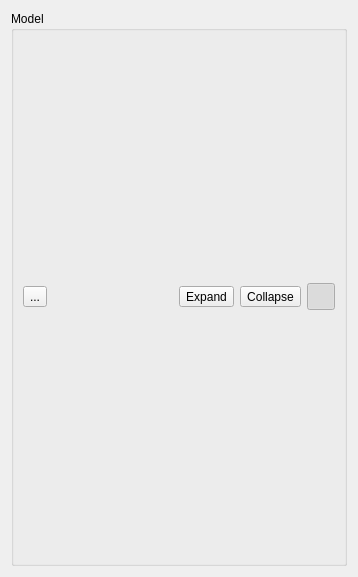
<?xml version="1.0" encoding="UTF-8"?>
<ui version="4.0">
 <class>ModelManagerView</class>
 <widget class="QWidget" name="ModelManagerView">
  <property name="geometry">
   <rect>
    <x>0</x>
    <y>0</y>
    <width>358</width>
    <height>577</height>
   </rect>
  </property>
  <property name="windowTitle">
   <string>Form</string>
  </property>
  <layout class="QVBoxLayout" name="verticalLayout_2">
   <item>
    <widget class="QGroupBox" name="modelCmdGroup">
     <property name="sizePolicy">
      <sizepolicy hsizetype="Preferred" vsizetype="Preferred">
       <horstretch>0</horstretch>
       <verstretch>0</verstretch>
      </sizepolicy>
     </property>
     <property name="title">
      <string>Model</string>
     </property>
     <property name="flat">
      <bool>true</bool>
     </property>
     <layout class="QVBoxLayout" name="verticalLayout">
      <item>
       <layout class="QHBoxLayout" name="horizontalLayout">
        <item>
         <widget class="QToolButton" name="modelPropertiesCmd">
          <property name="toolTip">
           <string>Model properties</string>
          </property>
          <property name="statusTip">
           <string>Display current model properties</string>
          </property>
          <property name="text">
           <string>...</string>
          </property>
          <property name="icon">
           <iconset resource="glc_player.qrc">
            <normaloff>:/images/ModelProperties.png</normaloff>:/images/ModelProperties.png</iconset>
          </property>
          <property name="iconSize">
           <size>
            <width>20</width>
            <height>20</height>
           </size>
          </property>
         </widget>
        </item>
        <item>
         <spacer name="horizontalSpacer">
          <property name="orientation">
           <enum>Qt::Horizontal</enum>
          </property>
          <property name="sizeHint" stdset="0">
           <size>
            <width>40</width>
            <height>20</height>
           </size>
          </property>
         </spacer>
        </item>
        <item>
         <widget class="QToolButton" name="expandCmd">
          <property name="toolTip">
           <string>Expand selected node</string>
          </property>
          <property name="statusTip">
           <string>Expand selected node</string>
          </property>
          <property name="text">
           <string>Expand</string>
          </property>
         </widget>
        </item>
        <item>
         <widget class="QToolButton" name="collapseCmd">
          <property name="toolTip">
           <string>Collapse selected node</string>
          </property>
          <property name="statusTip">
           <string>Collapse selected node</string>
          </property>
          <property name="text">
           <string>Collapse</string>
          </property>
          <property name="iconSize">
           <size>
            <width>20</width>
            <height>20</height>
           </size>
          </property>
         </widget>
        </item>
        <item>
         <widget class="QToolButton" name="synchroCmd">
          <property name="toolTip">
           <string>Activate / deactivate synchronisation</string>
          </property>
          <property name="statusTip">
           <string>Activate / deactivate synchronisation</string>
          </property>
          <property name="text">
           <string/>
          </property>
          <property name="icon">
           <iconset resource="glc_player.qrc">
            <normaloff>:/images/Synchro.png</normaloff>:/images/Synchro.png</iconset>
          </property>
          <property name="iconSize">
           <size>
            <width>20</width>
            <height>20</height>
           </size>
          </property>
          <property name="checkable">
           <bool>true</bool>
          </property>
          <property name="checked">
           <bool>true</bool>
          </property>
         </widget>
        </item>
       </layout>
      </item>
     </layout>
    </widget>
   </item>
  </layout>
 </widget>
 <resources>
  <include location="glc_player.qrc"/>
 </resources>
 <connections/>
</ui>
